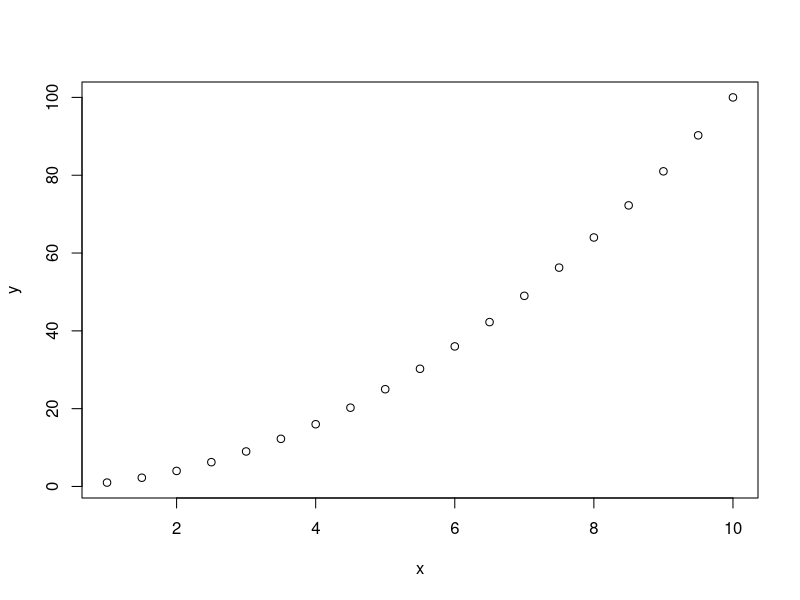
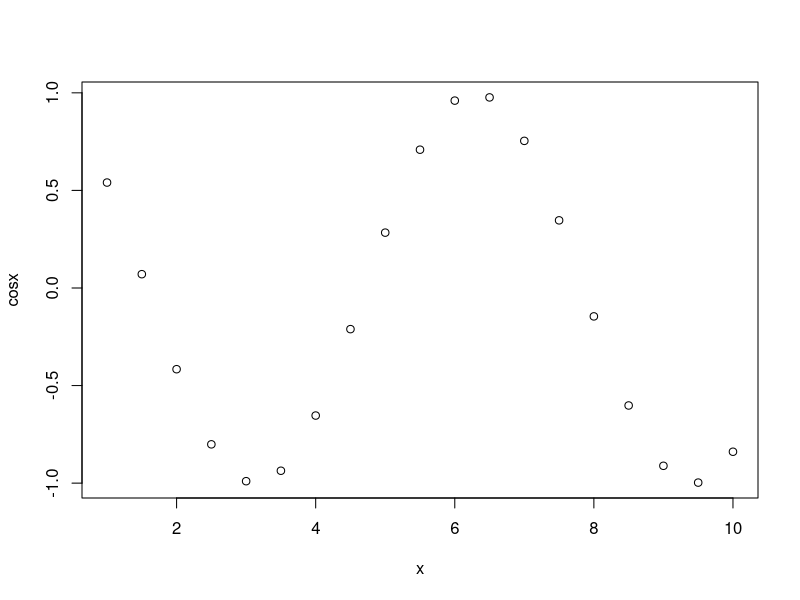
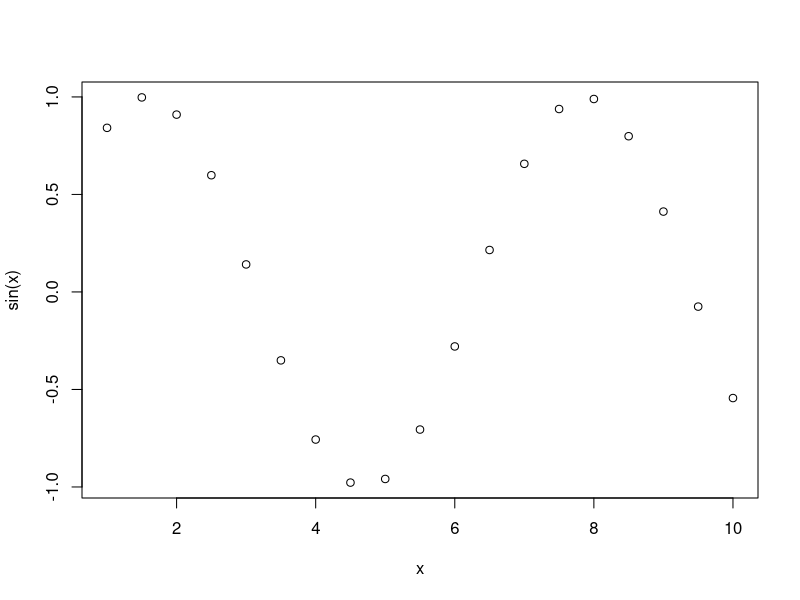
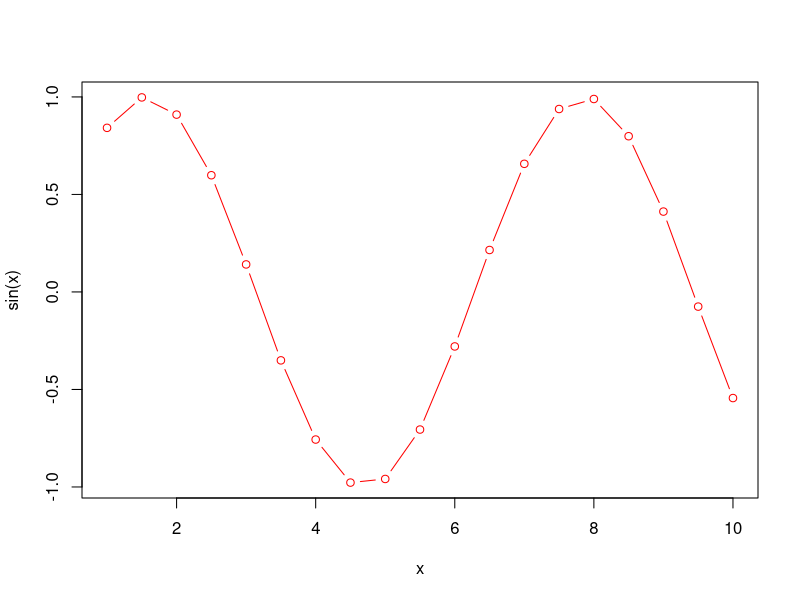

These charts were generated, in order, by the following R code:
# MODULE 01 R Script ============================
# EXERCISE 01 ===================================
# save sequence of numbers in object x
x <- seq(from=1, to=10, by=0.5)

# view the contents of x
x

# use x to create new object y
y <- x*x

# plot x and y
plot(x,y)

# EXERCISE 02 ===================================
# create cosx
cosx <- cos(x)

# plot x, cosx
plot(x, cosx)

# use functions as needed
# plot x, sin(x)
plot(x, sin(x))

# plot both points and lines
# make the color red
plot(x, sin(x), type = "both", col = "red")

# plot x and the tangent of x
# change color to blue
# hint: help(sin) - to see list of other trig functions

# EXERCISE 03 ===================================
